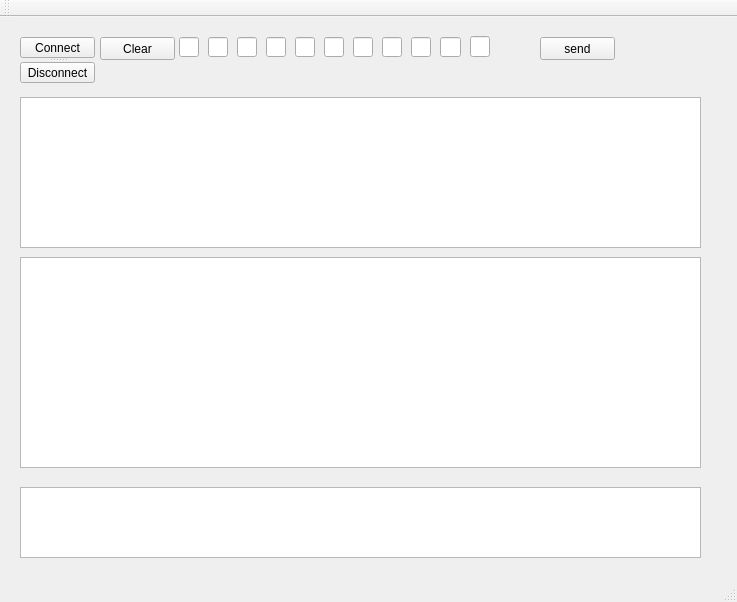
<?xml version="1.0" encoding="UTF-8"?>
<ui version="4.0">
 <class>MainWindow</class>
 <widget class="QMainWindow" name="MainWindow">
  <property name="geometry">
   <rect>
    <x>0</x>
    <y>0</y>
    <width>737</width>
    <height>602</height>
   </rect>
  </property>
  <property name="windowTitle">
   <string>MainWindow</string>
  </property>
  <widget class="QWidget" name="centralWidget">
   <widget class="QTextEdit" name="textEdit">
    <property name="geometry">
     <rect>
      <x>20</x>
      <y>240</y>
      <width>681</width>
      <height>211</height>
     </rect>
    </property>
    <property name="readOnly">
     <bool>true</bool>
    </property>
   </widget>
   <widget class="QPushButton" name="Clear">
    <property name="geometry">
     <rect>
      <x>100</x>
      <y>20</y>
      <width>75</width>
      <height>23</height>
     </rect>
    </property>
    <property name="text">
     <string>Clear</string>
    </property>
   </widget>
   <widget class="QSplitter" name="splitter">
    <property name="geometry">
     <rect>
      <x>20</x>
      <y>20</y>
      <width>75</width>
      <height>46</height>
     </rect>
    </property>
    <property name="orientation">
     <enum>Qt::Vertical</enum>
    </property>
    <widget class="QPushButton" name="Connect">
     <property name="text">
      <string>Connect</string>
     </property>
    </widget>
    <widget class="QPushButton" name="pushButton">
     <property name="text">
      <string>Disconnect</string>
     </property>
    </widget>
   </widget>
   <widget class="QPushButton" name="send">
    <property name="geometry">
     <rect>
      <x>540</x>
      <y>20</y>
      <width>75</width>
      <height>23</height>
     </rect>
    </property>
    <property name="text">
     <string>send</string>
    </property>
   </widget>
   <widget class="QTableWidget" name="Trace">
    <property name="geometry">
     <rect>
      <x>20</x>
      <y>470</y>
      <width>681</width>
      <height>71</height>
     </rect>
    </property>
   </widget>
   <widget class="QTableWidget" name="MsgDef">
    <property name="geometry">
     <rect>
      <x>20</x>
      <y>80</y>
      <width>681</width>
      <height>151</height>
     </rect>
    </property>
   </widget>
   <widget class="QLineEdit" name="Data5">
    <property name="geometry">
     <rect>
      <x>382</x>
      <y>20</y>
      <width>20</width>
      <height>20</height>
     </rect>
    </property>
    <property name="maxLength">
     <number>2</number>
    </property>
   </widget>
   <widget class="QLineEdit" name="Data2">
    <property name="geometry">
     <rect>
      <x>295</x>
      <y>20</y>
      <width>20</width>
      <height>20</height>
     </rect>
    </property>
    <property name="maxLength">
     <number>2</number>
    </property>
   </widget>
   <widget class="QLineEdit" name="Data3">
    <property name="geometry">
     <rect>
      <x>324</x>
      <y>20</y>
      <width>20</width>
      <height>20</height>
     </rect>
    </property>
    <property name="maxLength">
     <number>2</number>
    </property>
   </widget>
   <widget class="QLineEdit" name="Data4">
    <property name="geometry">
     <rect>
      <x>353</x>
      <y>20</y>
      <width>20</width>
      <height>20</height>
     </rect>
    </property>
    <property name="maxLength">
     <number>2</number>
    </property>
   </widget>
   <widget class="QLineEdit" name="DLC">
    <property name="geometry">
     <rect>
      <x>179</x>
      <y>20</y>
      <width>20</width>
      <height>20</height>
     </rect>
    </property>
    <property name="maxLength">
     <number>1</number>
    </property>
   </widget>
   <widget class="QLineEdit" name="STDid">
    <property name="geometry">
     <rect>
      <x>208</x>
      <y>20</y>
      <width>20</width>
      <height>20</height>
     </rect>
    </property>
    <property name="text">
     <string/>
    </property>
    <property name="maxLength">
     <number>3</number>
    </property>
   </widget>
   <widget class="QLineEdit" name="Data6">
    <property name="geometry">
     <rect>
      <x>411</x>
      <y>20</y>
      <width>20</width>
      <height>20</height>
     </rect>
    </property>
    <property name="maxLength">
     <number>2</number>
    </property>
   </widget>
   <widget class="QLineEdit" name="Data0">
    <property name="geometry">
     <rect>
      <x>237</x>
      <y>20</y>
      <width>20</width>
      <height>20</height>
     </rect>
    </property>
    <property name="maxLength">
     <number>2</number>
    </property>
   </widget>
   <widget class="QLineEdit" name="Data8">
    <property name="geometry">
     <rect>
      <x>470</x>
      <y>19</y>
      <width>20</width>
      <height>21</height>
     </rect>
    </property>
    <property name="maxLength">
     <number>2</number>
    </property>
   </widget>
   <widget class="QLineEdit" name="Data1">
    <property name="geometry">
     <rect>
      <x>266</x>
      <y>20</y>
      <width>20</width>
      <height>20</height>
     </rect>
    </property>
    <property name="maxLength">
     <number>2</number>
    </property>
   </widget>
   <widget class="QLineEdit" name="Data7">
    <property name="geometry">
     <rect>
      <x>440</x>
      <y>20</y>
      <width>21</width>
      <height>20</height>
     </rect>
    </property>
    <property name="maxLength">
     <number>2</number>
    </property>
   </widget>
   <zorder>textEdit</zorder>
   <zorder>Clear</zorder>
   <zorder>splitter</zorder>
   <zorder>send</zorder>
   <zorder>Trace</zorder>
   <zorder>horizontalLayoutWidget</zorder>
   <zorder>DLC</zorder>
   <zorder>MsgDef</zorder>
  </widget>
  <widget class="QMenuBar" name="menuBar">
   <property name="geometry">
    <rect>
     <x>0</x>
     <y>0</y>
     <width>737</width>
     <height>21</height>
    </rect>
   </property>
  </widget>
  <widget class="QToolBar" name="mainToolBar">
   <attribute name="toolBarArea">
    <enum>TopToolBarArea</enum>
   </attribute>
   <attribute name="toolBarBreak">
    <bool>false</bool>
   </attribute>
  </widget>
  <widget class="QStatusBar" name="statusBar"/>
 </widget>
 <layoutdefault spacing="6" margin="11"/>
 <resources/>
 <connections/>
</ui>
